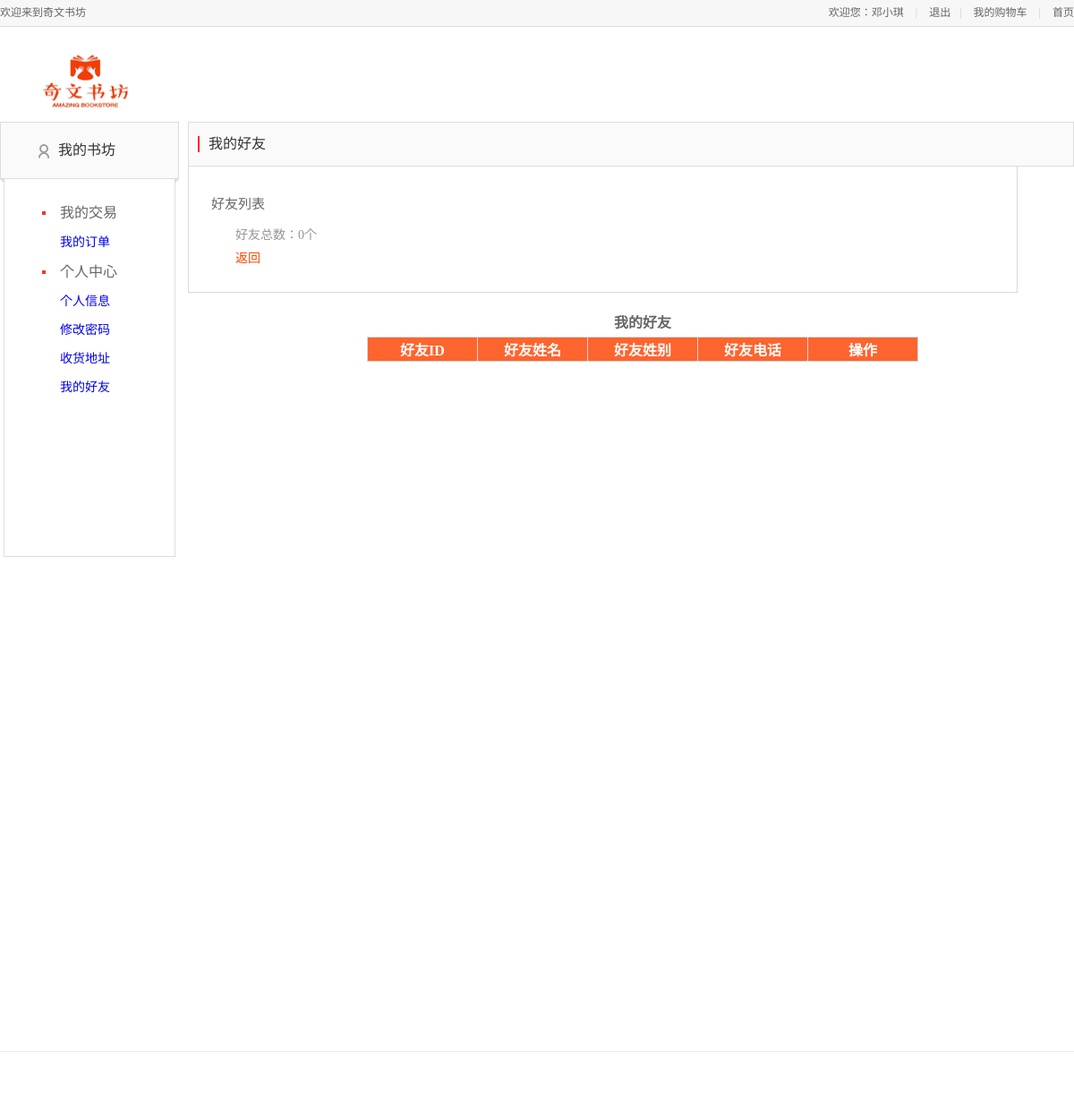
Page /用户界面/frienddetail.php (signed in) on the earlier database version.
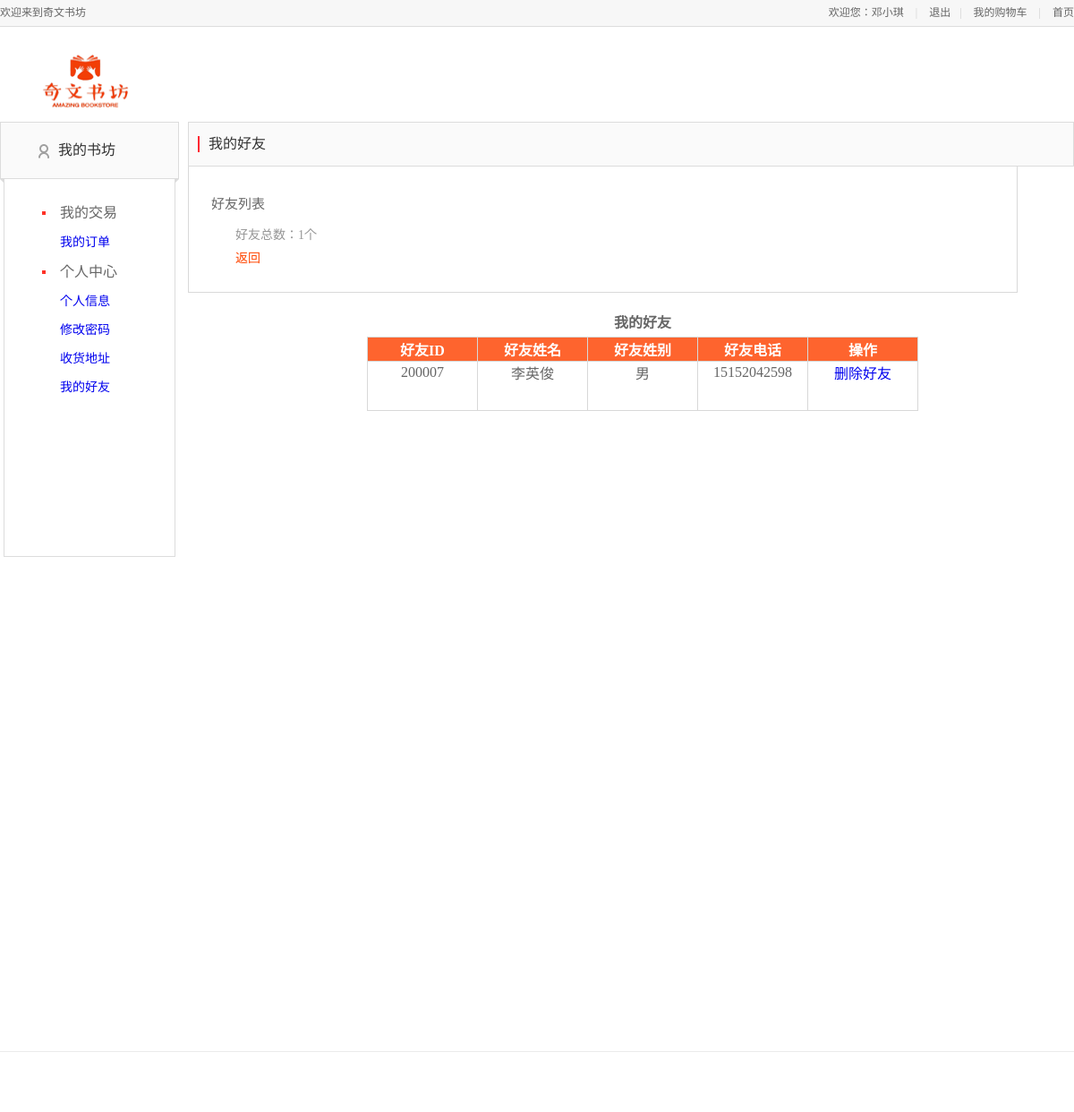
Same page on the later database version.
### tables this page shows
CREATE TABLE IF NOT EXISTS `friend_relationship` (
  `uid` char(6) NOT NULL,
  `fid` char(6) NOT NULL,
  PRIMARY KEY (`uid`,`fid`)
);

CREATE TABLE IF NOT EXISTS `user_info` (
  `user_id` char(6) NOT NULL,
  `user_name` varchar(20) DEFAULT NULL,
  `user_sex` varchar(2) DEFAULT NULL,
  `user_tel` char(11) DEFAULT NULL,
  `user_password` varchar(14) DEFAULT NULL,
  `user_address` varchar(100) DEFAULT NULL,
  PRIMARY KEY (`user_id`)
);

### 用户界面/frienddetail.php (the view, shortened to what this page needs)
<html>
<head>
    <link rel="stylesheet" type="text/css" href="/css/base.css">
    <link rel="stylesheet" type="text/css" href="css/base_1.css">
    <link rel="stylesheet" type="text/css" href="css/address.css">
    <link rel="stylesheet" type="text/css" href="css/main.css">
    <link rel="stylesheet" type="text/css" href="css/reset.css">
    <link rel="stylesheet" type="text/css" href="css/foot.css">
</head>
<body>
<div class="header_con">
    <div class="header">
        <div class="welcome fl">欢迎来到奇文书坊</div>
        <div class="fr">
            <div class="login_btn fl">
                <?php
                include "db.php";
                if(empty($_SESSION['user_name']))
                    echo "<script>alert('请先登录！');window.location.href='index.php';</script>";
                else
                    echo'欢迎您：'.$_SESSION['user_name'];
                ?>
                <span>|</span>
                <a href="logout.php">退出</a>
            </div>
            <div class="user_link fl">
                <span>|</span>
                <a href="ShowCart.php">我的购物车</a>
                <span>|</span>
                <a href="index.php">首页</a>
            </div>
        </div>
    </div>
</div>
<div class="mydang">
    <div class="head">
        <a class="logo" href="index.php">
            <img src="images/logo1.png" alt="">
        </a>
    </div>
    <div class="my_left">
        <div class="my_menu">
            <h3 class="my_menu_title">
                <a href="#" id="J_myhomeBtn">我的书坊</a>
            </h3>
            <dl>
                <dt id="class600" name="orders">我的交易</dt>
                <dd>
                    <a href="checkorder.php">我的订单</a>
                </dd>
                <dt id="class640" name="personalinformation">个人中心</dt>
                <dd>
                    <a href="personalinfo.php" id="a_personal">个人信息</a>
                </dd>
                <dd>
                    <a href="editpwd.php" id="a_eidpwd">修改密码</a>
                </dd>
                <dd>
                    <a href="address.php" id="a_adress">收货地址</a>
                </dd>
                <dd>
                    <a href="friendlist.php" id="a_adress">我的好友</a>
                </dd>
            </dl>
        </div>
    </div>
    <div class="my_main">
        <div class="my_title">
            <span class="title">我的好友</span>
        </div>
        <div class="address_list">
            <h3>好友列表</h3>
            <dl>
                <dt>好友总数：<?php
                    $id=$_SESSION['user_id'];
                    $q = "SELECT * from friend_relationship WHERE uid='$id'";
                    $r = mysqli_query($conn,$q);
                    $ra=mysqli_num_rows($r);
                    echo $ra.'个'
                    ?></dt>
                <dt ><a href="friendlist.php" style="color: orangered">返回</a></dt>
            </dl>
        </div>
        <div class="shadow_box">
			 <p>
             <div class="table-con">
                <table>
                    <caption align="top" style="margin-bottom: 5px;"><strong>我的好友</strong></caption>
                <tr>
                  <th>好友ID</th>
                  <th>好友姓名</th>
				   <th>好友姓别</th>
                  <th>好友电话</th>
                    <th>操作</th>
                </tr>
                    <?php
                $id=$_SESSION["user_id"];
                $sql = "SELECT friend_relationship.uid,user_info.user_id AS friend_id,user_info.user_name,user_sex,user_info.user_tel FROM friend_relationship join user_info on friend_relationship.fid = user_info.user_id where uid='$id'";
                $res = mysqli_query($conn, $sql);
                while ($row = mysqli_fetch_assoc($res)) {
                ?>
                    <tr>
                            <td><?php echo $row["friend_id"] ?></td>
                            <td><?php echo $row["user_name"] ?></td>
							<td><?php echo $row["user_sex"]?></td>
                            <td><?php echo $row["user_tel"]?></td>
                            <td><a href="friendoperate.php?action=refuse&id=<?=$row['uid']?>">删除好友</a></td>
                    </tr>
                        <?php
                    }
                    ?>
                </table>
              </div>
			  </p>
            </div>
  </div>
    </div>
<div class="footer_nav_box">
</div>
</body>
</html>

Differences in the rows shown:
added friend_relationship: user_info.user_id "200007", user_info.user_name "李英俊", user_info.user_sex "男", user_info.user_tel "15152042598"
Other differences:
$ra: "0" → "1"
